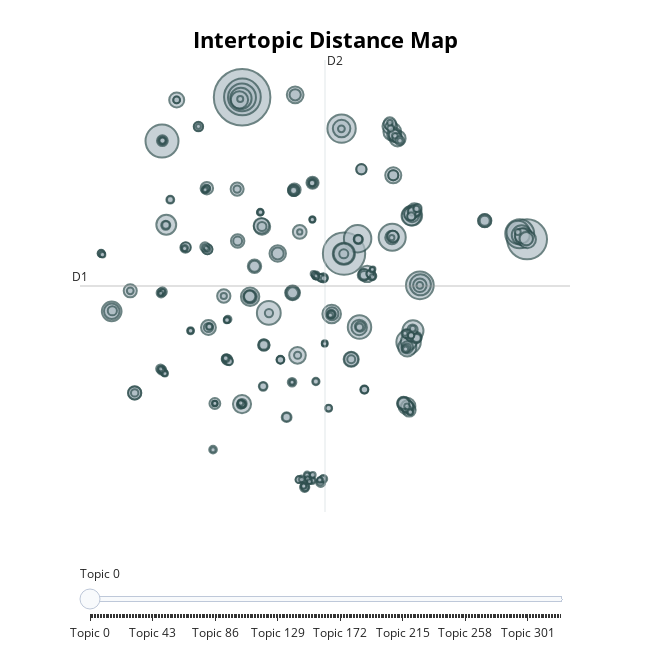

The notebook cell saved with this chart:
### Code cell
topic_model.visualize_topics()

### Figure 1 — Plotly figure (JSON) as saved in the notebook; plotly's stock layout.template omitted (floating-point values rounded to 4 significant figures; data arrays with more than 128 entries replaced by an {"elided": "..."} marker saying what was removed)
{"data": [{"customdata": {"elided": "324x3 mixed values"}, "hovertemplate": "<b>Topic %{customdata[0]}</b><br>Words: %{customdata[1]}<br>Size: %{customdata[2]}", "legendgroup": "", "marker": {"color": "#B0BEC5", "line": {"color": "DarkSlateGrey", "width": 2}, "size": {"elided": "324 int values"}, "sizemode": "area", "sizeref": 4.57, "symbol": "circle"}, "mode": "markers", "name": "", "orientation": "v", "showlegend": false, "type": "scatter", "x": {"elided": "324 float values"}, "xaxis": "x", "y": {"elided": "324 float values"}, "yaxis": "y"}], "layout": {"annotations": [{"showarrow": false, "text": "D1", "x": -12.45, "y": 3.282, "yshift": 10}, {"showarrow": false, "text": "D2", "x": 6.377, "xshift": 10, "y": 21.41}], "height": 650, "hoverlabel": {"bgcolor": "white", "font": {"family": "Rockwell", "size": 16}}, "legend": {"itemsizing": "constant", "tracegroupgap": 0}, "margin": {"t": 60}, "shapes": [{"line": {"color": "#CFD8DC", "width": 2}, "type": "line", "x0": 6.377, "x1": 6.377, "y0": -14.85, "y1": 21.41}, {"line": {"color": "#9E9E9E", "width": 2}, "type": "line", "x0": -12.45, "x1": 25.2, "y0": 3.282, "y1": 3.282}], "sliders": [{"active": 0, "pad": {"t": 50}, "steps": [{"args": [{"marker.color": {"elided": "1x324 str values"}}], "label": "Topic 0", "method": "update"}, {"args": [{"marker.color": {"elided": "1x324 str values"}}], "label": "Topic 1", "method": "update"}, {"args": [{"marker.color": {"elided": "1x324 str values"}}], "label": "Topic 2", "method": "update"}, {"args": [{"marker.color": {"elided": "1x324 str values"}}], "label": "Topic 3", "method": "update"}, {"args": [{"marker.color": {"elided": "1x324 str values"}}], "label": "Topic 4", "method": "update"}, {"args": [{"marker.color": {"elided": "1x324 str values"}}], "label": "Topic 5", "method": "update"}, {"args": [{"marker.color": {"elided": "1x324 str values"}}], "label": "Topic 6", "method": "update"}, {"args": [{"marker.color": {"elided": "1x324 str values"}}], "label": "Topic 7", "method": "update"}, {"args": [{"marker.color": {"elided": "1x324 str values"}}], "label": "Topic 8", "method": "update"}, {"args": [{"marker.color": {"elided": "1x324 str values"}}], "label": "Topic 9", "method": "update"}, {"args": [{"marker.color": {"elided": "1x324 str values"}}], "label": "Topic 10", "method": "update"}, {"args": [{"marker.color": {"elided": "1x324 str values"}}], "label": "Topic 11", "method": "update"}, {"args": [{"marker.color": {"elided": "1x324 str values"}}], "label": "Topic 12", "method": "update"}, {"args": [{"marker.color": {"elided": "1x324 str values"}}], "label": "Topic 13", "method": "update"}, {"args": [{"marker.color": {"elided": "1x324 str values"}}], "label": "Topic 14", "method": "update"}, {"args": [{"marker.color": {"elided": "1x324 str values"}}], "label": "Topic 15", "method": "update"}, {"args": [{"marker.color": {"elided": "1x324 str values"}}], "label": "Topic 16", "method": "update"}, {"args": [{"marker.color": {"elided": "1x324 str values"}}], "label": "Topic 17", "method": "update"}, {"args": [{"marker.color": {"elided": "1x324 str values"}}], "label": "Topic 18", "method": "update"}, {"args": [{"marker.color": {"elided": "1x324 str values"}}], "label": "Topic 19", "method": "update"}, {"args": [{"marker.color": {"elided": "1x324 str values"}}], "label": "Topic 20", "method": "update"}, {"args": [{"marker.color": {"elided": "1x324 str values"}}], "label": "Topic 21", "method": "update"}, {"args": [{"marker.color": {"elided": "1x324 str values"}}], "label": "Topic 22", "method": "update"}, {"args": [{"marker.color": {"elided": "1x324 str values"}}], "label": "Topic 23", "method": "update"}, {"args": [{"marker.color": {"elided": "1x324 str values"}}], "label": "Topic 24", "method": "update"}, {"args": [{"marker.color": {"elided": "1x324 str values"}}], "label": "Topic 25", "method": "update"}, {"args": [{"marker.color": {"elided": "1x324 str values"}}], "label": "Topic 26", "method": "update"}, {"args": [{"marker.color": {"elided": "1x324 str values"}}], "label": "Topic 27", "method": "update"}, {"args": [{"marker.color": {"elided": "1x324 str values"}}], "label": "Topic 28", "method": "update"}, {"args": [{"marker.color": {"elided": "1x324 str values"}}], "label": "Topic 29", "method": "update"}, {"args": [{"marker.color": {"elided": "1x324 str values"}}], "label": "Topic 30", "method": "update"}, {"args": [{"marker.color": {"elided": "1x324 str values"}}], "label": "Topic 31", "method": "update"}, {"args": [{"marker.color": {"elided": "1x324 str values"}}], "label": "Topic 32", "method": "update"}, {"args": [{"marker.color": {"elided": "1x324 str values"}}], "label": "Topic 33", "method": "update"}, {"args": [{"marker.color": {"elided": "1x324 str values"}}], "label": "Topic 34", "method": "update"}, {"args": [{"marker.color": {"elided": "1x324 str values"}}], "label": "Topic 35", "method": "update"}, {"args": [{"marker.color": {"elided": "1x324 str values"}}], "label": "Topic 36", "method": "update"}, {"args": [{"marker.color": {"elided": "1x324 str values"}}], "label": "Topic 37", "method": "update"}, {"args": [{"marker.color": {"elided": "1x324 str values"}}], "label": "Topic 38", "method": "update"}, {"args": [{"marker.color": {"elided": "1x324 str values"}}], "label": "Topic 39", "method": "update"}, {"args": [{"marker.color": {"elided": "1x324 str values"}}], "label": "Topic 40", "method": "update"}, {"args": [{"marker.color": {"elided": "1x324 str values"}}], "label": "Topic 41", "method": "update"}, {"args": [{"marker.color": {"elided": "1x324 str values"}}], "label": "Topic 42", "method": "update"}, {"args": [{"marker.color": {"elided": "1x324 str values"}}], "label": "Topic 43", "method": "update"}, {"args": [{"marker.color": {"elided": "1x324 str values"}}], "label": "Topic 44", "method": "update"}, {"args": [{"marker.color": {"elided": "1x324 str values"}}], "label": "Topic 45", "method": "update"}, {"args": [{"marker.color": {"elided": "1x324 str values"}}], "label": "Topic 46", "method": "update"}, {"args": [{"marker.color": {"elided": "1x324 str values"}}], "label": "Topic 47", "method": "update"}, {"args": [{"marker.color": {"elided": "1x324 str values"}}], "label": "Topic 48", "method": "update"}, {"args": [{"marker.color": {"elided": "1x324 str values"}}], "label": "Topic 49", "method": "update"}, {"args": [{"marker.color": {"elided": "1x324 str values"}}], "label": "Topic 50", "method": "update"}, {"args": [{"marker.color": {"elided": "1x324 str values"}}], "label": "Topic 51", "method": "update"}, {"args": [{"marker.color": {"elided": "1x324 str values"}}], "label": "Topic 52", "method": "update"}, {"args": [{"marker.color": {"elided": "1x324 str values"}}], "label": "Topic 53", "method": "update"}, {"args": [{"marker.color": {"elided": "1x324 str values"}}], "label": "Topic 54", "method": "update"}, {"args": [{"marker.color": {"elided": "1x324 str values"}}], "label": "Topic 55", "method": "update"}, {"args": [{"marker.color": {"elided": "1x324 str values"}}], "label": "Topic 56", "method": "update"}, {"args": [{"marker.color": {"elided": "1x324 str values"}}], "label": "Topic 57", "method": "update"}, {"args": [{"marker.color": {"elided": "1x324 str values"}}], "label": "Topic 58", "method": "update"}, {"args": [{"marker.color": {"elided": "1x324 str values"}}], "label": "Topic 59", "method": "update"}, {"args": [{"marker.color": {"elided": "1x324 str values"}}], "label": "Topic 60", "method": "update"}, {"args": [{"marker.color": {"elided": "1x324 str values"}}], "label": "Topic 61", "method": "update"}, {"args": [{"marker.color": {"elided": "1x324 str values"}}], "label": "Topic 62", "method": "update"}, {"args": [{"marker.color": {"elided": "1x324 str values"}}], "label": "Topic 63", "method": "update"}, {"args": [{"marker.color": {"elided": "1x324 str values"}}], "label": "Topic 64", "method": "update"}, {"args": [{"marker.color": {"elided": "1x324 str values"}}], "label": "Topic 65", "method": "update"}, {"args": [{"marker.color": {"elided": "1x324 str values"}}], "label": "Topic 66", "method": "update"}, {"args": [{"marker.color": {"elided": "1x324 str values"}}], "label": "Topic 67", "method": "update"}, {"args": [{"marker.color": {"elided": "1x324 str values"}}], "label": "Topic 68", "method": "update"}, {"args": [{"marker.color": {"elided": "1x324 str values"}}], "label": "Topic 69", "method": "update"}, {"args": [{"marker.color": {"elided": "1x324 str values"}}], "label": "Topic 70", "method": "update"}, {"args": [{"marker.color": {"elided": "1x324 str values"}}], "label": "Topic 71", "method": "update"}, {"args": [{"marker.color": {"elided": "1x324 str values"}}], "label": "Topic 72", "method": "update"}, {"args": [{"marker.color": {"elided": "1x324 str values"}}], "label": "Topic 73", "method": "update"}, {"args": [{"marker.color": {"elided": "1x324 str values"}}], "label": "Topic 74", "method": "update"}, {"args": [{"marker.color": {"elided": "1x324 str values"}}], "label": "Topic 75", "method": "update"}, {"args": [{"marker.color": {"elided": "1x324 str values"}}], "label": "Topic 76", "method": "update"}, {"args": [{"marker.color": {"elided": "1x324 str values"}}], "label": "Topic 77", "method": "update"}, {"args": [{"marker.color": {"elided": "1x324 str values"}}], "label": "Topic 78", "method": "update"}, {"args": [{"marker.color": {"elided": "1x324 str values"}}], "label": "Topic 79", "method": "update"}, {"args": [{"marker.color": {"elided": "1x324 str values"}}], "label": "Topic 80", "method": "update"}, {"args": [{"marker.color": {"elided": "1x324 str values"}}], "label": "Topic 81", "method": "update"}, {"args": [{"marker.color": {"elided": "1x324 str values"}}], "label": "Topic 82", "method": "update"}, {"args": [{"marker.color": {"elided": "1x324 str values"}}], "label": "Topic 83", "method": "update"}, {"args": [{"marker.color": {"elided": "1x324 str values"}}], "label": "Topic 84", "method": "update"}, {"args": [{"marker.color": {"elided": "1x324 str values"}}], "label": "Topic 85", "method": "update"}, {"args": [{"marker.color": {"elided": "1x324 str values"}}], "label": "Topic 86", "method": "update"}, {"args": [{"marker.color": {"elided": "1x324 str values"}}], "label": "Topic 87", "method": "update"}, {"args": [{"marker.color": {"elided": "1x324 str values"}}], "label": "Topic 88", "method": "update"}, {"args": [{"marker.color": {"elided": "1x324 str values"}}], "label": "Topic 89", "method": "update"}, {"args": [{"marker.color": {"elided": "1x324 str values"}}], "label": "Topic 90", "method": "update"}, {"args": [{"marker.color": {"elided": "1x324 str values"}}], "label": "Topic 91", "method": "update"}, {"args": [{"marker.color": {"elided": "1x324 str values"}}], "label": "Topic 92", "method": "update"}, {"args": [{"marker.color": {"elided": "1x324 str values"}}], "label": "Topic 93", "method": "update"}, {"args": [{"marker.color": {"elided": "1x324 str values"}}], "label": "Topic 94", "method": "update"}, {"args": [{"marker.color": {"elided": "1x324 str values"}}], "label": "Topic 95", "method": "update"}, {"args": [{"marker.color": {"elided": "1x324 str values"}}], "label": "Topic 96", "method": "update"}, {"args": [{"marker.color": {"elided": "1x324 str values"}}], "label": "Topic 97", "method": "update"}, {"args": [{"marker.color": {"elided": "1x324 str values"}}], "label": "Topic 98", "method": "update"}, {"args": [{"marker.color": {"elided": "1x324 str values"}}], "label": "Topic 99", "method": "update"}, {"args": [{"marker.color": {"elided": "1x324 str values"}}], "label": "Topic 100", "method": "update"}, {"args": [{"marker.color": {"elided": "1x324 str values"}}], "label": "Topic 101", "method": "update"}, {"args": [{"marker.color": {"elided": "1x324 str values"}}], "label": "Topic 102", "method": "update"}, {"args": [{"marker.color": {"elided": "1x324 str values"}}], "label": "Topic 103", "method": "update"}, {"args": [{"marker.color": {"elided": "1x324 str values"}}], "label": "Topic 104", "method": "update"}, {"args": [{"marker.color": {"elided": "1x324 str values"}}], "label": "Topic 105", "method": "update"}, {"args": [{"marker.color": {"elided": "1x324 str values"}}], "label": "Topic 106", "method": "update"}, {"args": [{"marker.color": {"elided": "1x324 str values"}}], "label": "Topic 107", "method": "update"}, {"args": [{"marker.color": {"elided": "1x324 str values"}}], "label": "Topic 108", "method": "update"}, {"args": [{"marker.color": {"elided": "1x324 str values"}}], "label": "Topic 109", "method": "update"}, {"args": [{"marker.color": {"elided": "1x324 str values"}}], "label": "Topic 110", "method": "update"}, {"args": [{"marker.color": {"elided": "1x324 str values"}}], "label": "Topic 111", "method": "update"}, {"args": [{"marker.color": {"elided": "1x324 str values"}}], "label": "Topic 112", "method": "update"}, {"args": [{"marker.color": {"elided": "1x324 str values"}}], "label": "Topic 113", "method": "update"}, {"args": [{"marker.color": {"elided": "1x324 str values"}}], "label": "Topic 114", "method": "update"}, {"args": [{"marker.color": {"elided": "1x324 str values"}}], "label": "Topic 115", "method": "update"}, {"args": [{"marker.color": {"elided": "1x324 str values"}}], "label": "Topic 116", "method": "update"}, {"args": [{"marker.color": {"elided": "1x324 str values"}}], "label": "Topic 117", "method": "update"}, {"args": [{"marker.color": {"elided": "1x324 str values"}}], "label": "Topic 118", "method": "update"}, {"args": [{"marker.color": {"elided": "1x324 str values"}}], "label": "Topic 119", "method": "update"}, {"args": [{"marker.color": {"elided": "1x324 str values"}}], "label": "Topic 120", "method": "update"}, {"args": [{"marker.color": {"elided": "1x324 str values"}}], "label": "Topic 121", "method": "update"}, {"args": [{"marker.color": {"elided": "1x324 str values"}}], "label": "Topic 122", "method": "update"}, {"args": [{"marker.color": {"elided": "1x324 str values"}}], "label": "Topic 123", "method": "update"}, {"args": [{"marker.color": {"elided": "1x324 str values"}}], "label": "Topic 124", "method": "update"}, {"args": [{"marker.color": {"elided": "1x324 str values"}}], "label": "Topic 125", "method": "update"}, {"args": [{"marker.color": {"elided": "1x324 str values"}}], "label": "Topic 126", "method": "update"}, {"args": [{"marker.color": {"elided": "1x324 str values"}}], "label": "Topic 127", "method": "update"}, {"args": [{"marker.color": {"elided": "1x324 str values"}}], "label": "Topic 128", "method": "update"}, {"args": [{"marker.color": {"elided": "1x324 str values"}}], "label": "Topic 129", "method": "update"}, {"args": [{"marker.color": {"elided": "1x324 str values"}}], "label": "Topic 130", "method": "update"}, {"args": [{"marker.color": {"elided": "1x324 str values"}}], "label": "Topic 131", "method": "update"}, {"args": [{"marker.color": {"elided": "1x324 str values"}}], "label": "Topic 132", "method": "update"}, {"args": [{"marker.color": {"elided": "1x324 str values"}}], "label": "Topic 133", "method": "update"}, {"args": [{"marker.color": {"elided": "1x324 str values"}}], "label": "Topic 134", "method": "update"}, {"args": [{"marker.color": {"elided": "1x324 str values"}}], "label": "Topic 135", "method": "update"}, {"args": [{"marker.color": {"elided": "1x324 str values"}}], "label": "Topic 136", "method": "update"}, {"args": [{"marker.color": {"elided": "1x324 str values"}}], "label": "Topic 137", "method": "update"}, {"args": [{"marker.color": {"elided": "1x324 str values"}}], "label": "Topic 138", "method": "update"}, {"args": [{"marker.color": {"elided": "1x324 str values"}}], "label": "Topic 139", "method": "update"}, {"args": [{"marker.color": {"elided": "1x324 str values"}}], "label": "Topic 140", "method": "update"}, {"args": [{"marker.color": {"elided": "1x324 str values"}}], "label": "Topic 141", "method": "update"}, {"args": [{"marker.color": {"elided": "1x324 str values"}}], "label": "Topic 142", "method": "update"}, {"args": [{"marker.color": {"elided": "1x324 str values"}}], "label": "Topic 143", "method": "update"}, {"args": [{"marker.color": {"elided": "1x324 str values"}}], "label": "Topic 144", "method": "update"}, {"args": [{"marker.color": {"elided": "1x324 str values"}}], "label": "Topic 145", "method": "update"}, {"args": [{"marker.color": {"elided": "1x324 str values"}}], "label": "Topic 146", "method": "update"}, {"args": [{"marker.color": {"elided": "1x324 str values"}}], "label": "Topic 147", "method": "update"}, {"args": [{"marker.color": {"elided": "1x324 str values"}}], "label": "Topic 148", "method": "update"}, {"args": [{"marker.color": {"elided": "1x324 str values"}}], "label": "Topic 149", "method": "update"}, {"args": [{"marker.color": {"elided": "1x324 str values"}}], "label": "Topic 150", "method": "update"}, {"args": [{"marker.color": {"elided": "1x324 str values"}}], "label": "Topic 151", "method": "update"}, {"args": [{"marker.color": {"elided": "1x324 str values"}}], "label": "Topic 152", "method": "update"}, {"args": [{"marker.color": {"elided": "1x324 str values"}}], "label": "Topic 153", "method": "update"}, {"args": [{"marker.color": {"elided": "1x324 str values"}}], "label": "Topic 154", "method": "update"}, {"args": [{"marker.color": {"elided": "1x324 str values"}}], "label": "Topic 155", "method": "update"}, {"args": [{"marker.color": {"elided": "1x324 str values"}}], "label": "Topic 156", "method": "update"}, {"args": [{"marker.color": {"elided": "1x324 str values"}}], "label": "Topic 157", "method": "update"}, {"args": [{"marker.color": {"elided": "1x324 str values"}}], "label": "Topic 158", "method": "update"}, {"args": [{"marker.color": {"elided": "1x324 str values"}}], "label": "Topic 159", "method": "update"}, {"args": [{"marker.color": {"elided": "1x324 str values"}}], "label": "Topic 160", "method": "update"}, {"args": [{"marker.color": {"elided": "1x324 str values"}}], "label": "Topic 161", "method": "update"}, {"args": [{"marker.color": {"elided": "1x324 str values"}}], "label": "Topic 162", "method": "update"}, {"args": [{"marker.color": {"elided": "1x324 str values"}}], "label": "Topic 163", "method": "update"}, {"args": [{"marker.color": {"elided": "1x324 str values"}}], "label": "Topic 164", "method": "update"}, {"args": [{"marker.color": {"elided": "1x324 str values"}}], "label": "Topic 165", "method": "update"}, {"args": [{"marker.color": {"elided": "1x324 str values"}}], "label": "Topic 166", "method": "update"}, {"args": [{"marker.color": {"elided": "1x324 str values"}}], "label": "Topic 167", "method": "update"}, {"args": [{"marker.color": {"elided": "1x324 str values"}}], "label": "Topic 168", "method": "update"}, {"args": [{"marker.color": {"elided": "1x324 str values"}}], "label": "Topic 169", "method": "update"}, {"args": [{"marker.color": {"elided": "1x324 str values"}}], "label": "Topic 170", "method": "update"}, {"args": [{"marker.color": {"elided": "1x324 str values"}}], "label": "Topic 171", "method": "update"}, {"args": [{"marker.color": {"elided": "1x324 str values"}}], "label": "Topic 172", "method": "update"}, {"args": [{"marker.color": {"elided": "1x324 str values"}}], "label": "Topic 173", "method": "update"}, {"args": [{"marker.color": {"elided": "1x324 str values"}}], "label": "Topic 174", "method": "update"}, {"args": [{"marker.color": {"elided": "1x324 str values"}}], "label": "Topic 175", "method": "update"}, {"args": [{"marker.color": {"elided": "1x324 str values"}}], "label": "Topic 176", "method": "update"}, {"args": [{"marker.color": {"elided": "1x324 str values"}}], "label": "Topic 177", "method": "update"}, {"args": [{"marker.color": {"elided": "1x324 str values"}}], "label": "Topic 178", "method": "update"}, {"args": [{"marker.color": {"elided": "1x324 str values"}}], "label": "Topic 179", "method": "update"}, {"args": [{"marker.color": {"elided": "1x324 str values"}}], "label": "Topic 180", "method": "update"}, {"args": [{"marker.color": {"elided": "1x324 str values"}}], "label": "Topic 181", "method": "update"}, {"args": [{"marker.color": {"elided": "1x324 str values"}}], "label": "Topic 182", "method": "update"}, {"args": [{"marker.color": {"elided": "1x324 str values"}}], "label": "Topic 183", "method": "update"}, {"args": [{"marker.color": {"elided": "1x324 str values"}}], "label": "Topic 184", "method": "update"}, {"args": [{"marker.color": {"elided": "1x324 str values"}}], "label": "Topic 185", "method": "update"}, {"args": [{"marker.color": {"elided": "1x324 str values"}}], "label": "Topic 186", "method": "update"}, {"args": [{"marker.color": {"elided": "1x324 str values"}}], "label": "Topic 187", "method": "update"}, {"args": [{"marker.color": {"elided": "1x324 str values"}}], "label": "Topic 188", "method": "update"}, {"args": [{"marker.color": {"elided": "1x324 str values"}}], "label": "Topic 189", "method": "update"}, {"args": [{"marker.color": {"elided": "1x324 str values"}}], "label": "Topic 190", "method": "update"}, {"args": [{"marker.color": {"elided": "1x324 str values"}}], "label": "Topic 191", "method": "update"}, {"args": [{"marker.color": {"elided": "1x324 str values"}}], "label": "Topic 192", "method": "update"}, {"args": [{"marker.color": {"elided": "1x324 str values"}}], "label": "Topic 193", "method": "update"}, {"args": [{"marker.color": {"elided": "1x324 str values"}}], "label": "Topic 194", "method": "update"}, {"args": [{"marker.color": {"elided": "1x324 str values"}}], "label": "Topic 195", "method": "update"}, {"args": [{"marker.color": {"elided": "1x324 str values"}}], "label": "Topic 196", "method": "update"}, {"args": [{"marker.color": {"elided": "1x324 str values"}}], "label": "Topic 197", "method": "update"}, {"args": [{"marker.color": {"elided": "1x324 str values"}}], "label": "Topic 198", "method": "update"}, {"args": [{"marker.color": {"elided": "1x324 str values"}}], "label": "Topic 199", "method": "update"}, {"args": [{"marker.color": {"elided": "1x324 str values"}}], "label": "Topic 200", "method": "update"}, {"args": [{"marker.color": {"elided": "1x324 str values"}}], "label": "Topic 201", "method": "update"}, {"args": [{"marker.color": {"elided": "1x324 str values"}}], "label": "Topic 202", "method": "update"}, {"args": [{"marker.color": {"elided": "1x324 str values"}}], "label": "Topic 203", "method": "update"}, {"args": [{"marker.color": {"elided": "1x324 str values"}}], "label": "Topic 204", "method": "update"}, {"args": [{"marker.color": {"elided": "1x324 str values"}}], "label": "Topic 205", "method": "update"}, {"args": [{"marker.color": {"elided": "1x324 str values"}}], "label": "Topic 206", "method": "update"}, {"args": [{"marker.color": {"elided": "1x324 str values"}}], "label": "Topic 207", "method": "update"}, {"args": [{"marker.color": {"elided": "1x324 str values"}}], "label": "Topic 208", "method": "update"}, {"args": [{"marker.color": {"elided": "1x324 str values"}}], "label": "Topic 209", "method": "update"}, {"args": [{"marker.color": {"elided": "1x324 str values"}}], "label": "Topic 210", "method": "update"}, {"args": [{"marker.color": {"elided": "1x324 str values"}}], "label": "Topic 211", "method": "update"}, {"args": [{"marker.color": {"elided": "1x324 str values"}}], "label": "Topic 212", "method": "update"}, {"args": [{"marker.color": {"elided": "1x324 str values"}}], "label": "Topic 213", "method": "update"}, {"args": [{"marker.color": {"elided": "1x324 str values"}}], "label": "Topic 214", "method": "update"}, {"args": [{"marker.color": {"elided": "1x324 str values"}}], "label": "Topic 215", "method": "update"}, {"args": [{"marker.color": {"elided": "1x324 str values"}}], "label": "Topic 216", "method": "update"}, {"args": [{"marker.color": {"elided": "1x324 str values"}}], "label": "Topic 217", "method": "update"}, {"args": [{"marker.color": {"elided": "1x324 str values"}}], "label": "Topic 218", "method": "update"}, {"args": [{"marker.color": {"elided": "1x324 str values"}}], "label": "Topic 219", "method": "update"}, {"args": [{"marker.color": {"elided": "1x324 str values"}}], "label": "Topic 220", "method": "update"}, {"args": [{"marker.color": {"elided": "1x324 str values"}}], "label": "Topic 221", "method": "update"}, {"args": [{"marker.color": {"elided": "1x324 str values"}}], "label": "Topic 222", "method": "update"}, {"args": [{"marker.color": {"elided": "1x324 str values"}}], "label": "Topic 223", "method": "update"}, {"args": [{"marker.color": {"elided": "1x324 str values"}}], "label": "Topic 224", "method": "update"}, {"args": [{"marker.color": {"elided": "1x324 str values"}}], "label": "Topic 225", "method": "update"}, {"args": [{"marker.color": {"elided": "1x324 str values"}}], "label": "Topic 226", "method": "update"}, {"args": [{"marker.color": {"elided": "1x324 str values"}}], "label": "Topic 227", "method": "update"}, {"args": [{"marker.color": {"elided": "1x324 str values"}}], "label": "Topic 228", "method": "update"}, {"args": [{"marker.color": {"elided": "1x324 str values"}}], "label": "Topic 229", "method": "update"}, {"args": [{"marker.color": {"elided": "1x324 str values"}}], "label": "Topic 230", "method": "update"}, {"args": [{"marker.color": {"elided": "1x324 str values"}}], "label": "Topic 231", "method": "update"}, {"args": [{"marker.color": {"elided": "1x324 str values"}}], "label": "Topic 232", "method": "update"}, {"args": [{"marker.color": {"elided": "1x324 str values"}}], "label": "Topic 233", "method": "update"}, {"args": [{"marker.color": {"elided": "1x324 str values"}}], "label": "Topic 234", "method": "update"}, {"args": [{"marker.color": {"elided": "1x324 str values"}}], "label": "Topic 235", "method": "update"}, {"args": [{"marker.color": {"elided": "1x324 str values"}}], "label": "Topic 236", "method": "update"}, {"args": [{"marker.color": {"elided": "1x324 str values"}}], "label": "Topic 237", "method": "update"}, {"args": [{"marker.color": {"elided": "1x324 str values"}}], "label": "Topic 238", "method": "update"}, {"args": [{"marker.color": {"elided": "1x324 str values"}}], "label": "Topic 239", "method": "update"}, {"args": [{"marker.color": {"elided": "1x324 str values"}}], "label": "Topic 240", "method": "update"}, {"args": [{"marker.color": {"elided": "1x324 str values"}}], "label": "Topic 241", "method": "update"}, {"args": [{"marker.color": {"elided": "1x324 str values"}}], "label": "Topic 242", "method": "update"}, {"args": [{"marker.color": {"elided": "1x324 str values"}}], "label": "Topic 243", "method": "update"}, {"args": [{"marker.color": {"elided": "1x324 str values"}}], "label": "Topic 244", "method": "update"}, {"args": [{"marker.color": {"elided": "1x324 str values"}}], "label": "Topic 245", "method": "update"}, {"args": [{"marker.color": {"elided": "1x324 str values"}}], "label": "Topic 246", "method": "update"}, {"args": [{"marker.color": {"elided": "1x324 str values"}}], "label": "Topic 247", "method": "update"}, {"args": [{"marker.color": {"elided": "1x324 str values"}}], "label": "Topic 248", "method": "update"}, {"args": [{"marker.color": {"elided": "1x324 str values"}}], "label": "Topic 249", "method": "update"}, {"args": [{"marker.color": {"elided": "1x324 str values"}}], "label": "Topic 250", "method": "update"}, {"args": [{"marker.color": {"elided": "1x324 str values"}}], "label": "Topic 251", "method": "update"}, {"args": [{"marker.color": {"elided": "1x324 str values"}}], "label": "Topic 252", "method": "update"}, {"args": [{"marker.color": {"elided": "1x324 str values"}}], "label": "Topic 253", "method": "update"}, {"args": [{"marker.color": {"elided": "1x324 str values"}}], "label": "Topic 254", "method": "update"}, {"args": [{"marker.color": {"elided": "1x324 str values"}}], "label": "Topic 255", "method": "update"}, {"args": [{"marker.color": {"elided": "1x324 str values"}}], "label": "Topic 256", "method": "update"}, {"args": [{"marker.color": {"elided": "1x324 str values"}}], "label": "Topic 257", "method": "update"}, {"args": [{"marker.color": {"elided": "1x324 str values"}}], "label": "Topic 258", "method": "update"}, {"args": [{"marker.color": {"elided": "1x324 str values"}}], "label": "Topic 259", "method": "update"}, {"args": [{"marker.color": {"elided": "1x324 str values"}}], "label": "Topic 260", "method": "update"}, {"args": [{"marker.color": {"elided": "1x324 str values"}}], "label": "Topic 261", "method": "update"}, {"args": [{"marker.color": {"elided": "1x324 str values"}}], "label": "Topic 262", "method": "update"}, {"args": [{"marker.color": {"elided": "1x324 str values"}}], "label": "Topic 263", "method": "update"}, {"args": [{"marker.color": {"elided": "1x324 str values"}}], "label": "Topic 264", "method": "update"}, {"args": [{"marker.color": {"elided": "1x324 str values"}}], "label": "Topic 265", "method": "update"}, {"args": [{"marker.color": {"elided": "1x324 str values"}}], "label": "Topic 266", "method": "update"}, {"args": [{"marker.color": {"elided": "1x324 str values"}}], "label": "Topic 267", "method": "update"}, {"args": [{"marker.color": {"elided": "1x324 str values"}}], "label": "Topic 268", "method": "update"}, {"args": [{"marker.color": {"elided": "1x324 str values"}}], "label": "Topic 269", "method": "update"}, {"args": [{"marker.color": {"elided": "1x324 str values"}}], "label": "Topic 270", "method": "update"}, {"args": [{"marker.color": {"elided": "1x324 str values"}}], "label": "Topic 271", "method": "update"}, {"args": [{"marker.color": {"elided": "1x324 str values"}}], "label": "Topic 272", "method": "update"}, {"args": [{"marker.color": {"elided": "1x324 str values"}}], "label": "Topic 273", "method": "update"}, {"args": [{"marker.color": {"elided": "1x324 str values"}}], "label": "Topic 274", "method": "update"}, {"args": [{"marker.color": {"elided": "1x324 str values"}}], "label": "Topic 275", "method": "update"}, {"args": [{"marker.color": {"elided": "1x324 str values"}}], "label": "Topic 276", "method": "update"}, {"args": [{"marker.color": {"elided": "1x324 str values"}}], "label": "Topic 277", "method": "update"}, {"args": [{"marker.color": {"elided": "1x324 str values"}}], "label": "Topic 278", "method": "update"}, {"args": [{"marker.color": {"elided": "1x324 str values"}}], "label": "Topic 279", "method": "update"}, {"args": [{"marker.color": {"elided": "1x324 str values"}}], "label": "Topic 280", "method": "update"}, {"args": [{"marker.color": {"elided": "1x324 str values"}}], "label": "Topic 281", "method": "update"}, {"args": [{"marker.color": {"elided": "1x324 str values"}}], "label": "Topic 282", "method": "update"}, {"args": [{"marker.color": {"elided": "1x324 str values"}}], "label": "Topic 283", "method": "update"}, {"args": [{"marker.color": {"elided": "1x324 str values"}}], "label": "Topic 284", "method": "update"}, {"args": [{"marker.color": {"elided": "1x324 str values"}}], "label": "Topic 285", "method": "update"}, {"args": [{"marker.color": {"elided": "1x324 str values"}}], "label": "Topic 286", "method": "update"}, {"args": [{"marker.color": {"elided": "1x324 str values"}}], "label": "Topic 287", "method": "update"}, {"args": [{"marker.color": {"elided": "1x324 str values"}}], "label": "Topic 288", "method": "update"}, {"args": [{"marker.color": {"elided": "1x324 str values"}}], "label": "Topic 289", "method": "update"}, {"args": [{"marker.color": {"elided": "1x324 str values"}}], "label": "Topic 290", "method": "update"}, {"args": [{"marker.color": {"elided": "1x324 str values"}}], "label": "Topic 291", "method": "update"}, {"args": [{"marker.color": {"elided": "1x324 str values"}}], "label": "Topic 292", "method": "update"}, {"args": [{"marker.color": {"elided": "1x324 str values"}}], "label": "Topic 293", "method": "update"}, {"args": [{"marker.color": {"elided": "1x324 str values"}}], "label": "Topic 294", "method": "update"}, {"args": [{"marker.color": {"elided": "1x324 str values"}}], "label": "Topic 295", "method": "update"}, {"args": [{"marker.color": {"elided": "1x324 str values"}}], "label": "Topic 296", "method": "update"}, {"args": [{"marker.color": {"elided": "1x324 str values"}}], "label": "Topic 297", "method": "update"}, {"args": [{"marker.color": {"elided": "1x324 str values"}}], "label": "Topic 298", "method": "update"}, {"args": [{"marker.color": {"elided": "1x324 str values"}}], "label": "Topic 299", "method": "update"}, {"args": [{"marker.color": {"elided": "1x324 str values"}}], "label": "Topic 300", "method": "update"}, {"args": [{"marker.color": {"elided": "1x324 str values"}}], "label": "Topic 301", "method": "update"}, {"args": [{"marker.color": {"elided": "1x324 str values"}}], "label": "Topic 302", "method": "update"}, {"args": [{"marker.color": {"elided": "1x324 str values"}}], "label": "Topic 303", "method": "update"}, {"args": [{"marker.color": {"elided": "1x324 str values"}}], "label": "Topic 304", "method": "update"}, {"args": [{"marker.color": {"elided": "1x324 str values"}}], "label": "Topic 305", "method": "update"}, {"args": [{"marker.color": {"elided": "1x324 str values"}}], "label": "Topic 306", "method": "update"}, {"args": [{"marker.color": {"elided": "1x324 str values"}}], "label": "Topic 307", "method": "update"}, {"args": [{"marker.color": {"elided": "1x324 str values"}}], "label": "Topic 308", "method": "update"}, {"args": [{"marker.color": {"elided": "1x324 str values"}}], "label": "Topic 309", "method": "update"}, {"args": [{"marker.color": {"elided": "1x324 str values"}}], "label": "Topic 310", "method": "update"}, {"args": [{"marker.color": {"elided": "1x324 str values"}}], "label": "Topic 311", "method": "update"}, {"args": [{"marker.color": {"elided": "1x324 str values"}}], "label": "Topic 312", "method": "update"}, {"args": [{"marker.color": {"elided": "1x324 str values"}}], "label": "Topic 313", "method": "update"}, {"args": [{"marker.color": {"elided": "1x324 str values"}}], "label": "Topic 314", "method": "update"}, {"args": [{"marker.color": {"elided": "1x324 str values"}}], "label": "Topic 315", "method": "update"}, {"args": [{"marker.color": {"elided": "1x324 str values"}}], "label": "Topic 316", "method": "update"}, {"args": [{"marker.color": {"elided": "1x324 str values"}}], "label": "Topic 317", "method": "update"}, {"args": [{"marker.color": {"elided": "1x324 str values"}}], "label": "Topic 318", "method": "update"}, {"args": [{"marker.color": {"elided": "1x324 str values"}}], "label": "Topic 319", "method": "update"}, {"args": [{"marker.color": {"elided": "1x324 str values"}}], "label": "Topic 320", "method": "update"}, {"args": [{"marker.color": {"elided": "1x324 str values"}}], "label": "Topic 321", "method": "update"}, {"args": [{"marker.color": {"elided": "1x324 str values"}}], "label": "Topic 322", "method": "update"}, {"args": [{"marker.color": {"elided": "1x324 str values"}}], "label": "Topic 323", "method": "update"}]}], "title": {"font": {"color": "Black", "size": 22}, "text": "<b>Intertopic Distance Map", "x": 0.5, "xanchor": "center", "y": 0.95, "yanchor": "top"}, "width": 650, "xaxis": {"anchor": "y", "domain": [0, 1], "range": [-12.45, 25.2], "title": {"text": ""}, "visible": false}, "yaxis": {"anchor": "x", "domain": [0, 1], "range": [-14.85, 21.41], "title": {"text": ""}, "visible": false}}}
